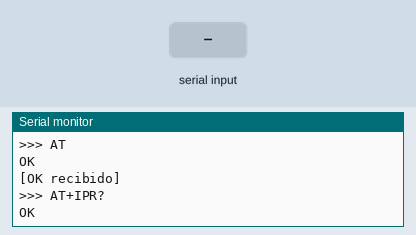
This sketch was run on a simulated Arduino Uno, built with avr-gcc and run on an emulated ATmega328P. Shown: the last lines printed to the serial monitor. Inputs (shaded band) come from the test bench. The modem accepts every AT command (registered, SIM ready, sends succeed) and sends nothing else.

Above: at 12.3 s.
12.4 s: "1" received over the second serial link
At 13.3 s:
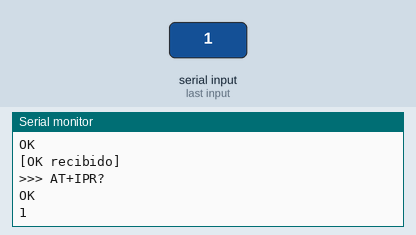
15.0 s: "0" received over the second serial link
At 16.3 s:
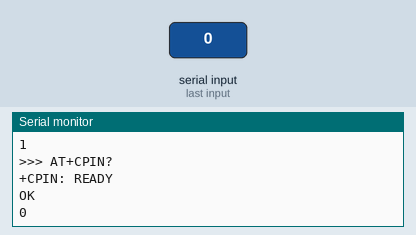
18.0 s: "2" received over the second serial link
At 18.8 s:
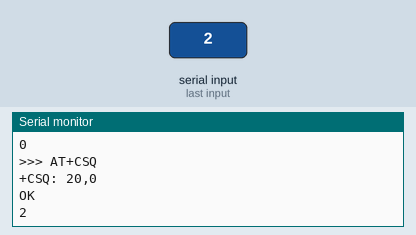

The sketch:

UNO_A7670E_ThinkSpeak_2.ino
```cpp
#include <SoftwareSerial.h>

SoftwareSerial modem(10, 11); // RX Arduino, TX Arduino

const char APN[] = "internet";
const char THINGSPEAK_API_KEY[] = "REEMPLAZAR_POR_WRITE_API_KEY";

void clearModemBuffer() {
  while (modem.available()) {
    modem.read();
  }
}

bool waitForText(const char *target, unsigned long timeoutMs) {
  unsigned long start = millis();
  int index = 0;
  int len = strlen(target);

  while (millis() - start < timeoutMs) {
    while (modem.available()) {
      char c = modem.read();
      Serial.write(c);

      if (c == target[index]) {
        index++;
        if (index == len) {
          return true;
        }
      } else {
        index = 0;
        if (c == target[0]) {
          index = 1;
        }
      }
    }
  }

  return false;
}

void sendCommandRead(const char *cmd, unsigned long waitMs) {
  Serial.print("\n>>> ");
  Serial.println(cmd);

  clearModemBuffer();
  modem.println(cmd);

  unsigned long start = millis();
  while (millis() - start < waitMs) {
    while (modem.available()) {
      Serial.write(modem.read());
    }
  }

  Serial.println();
}

bool sendCommandWaitOK(const char *cmd, unsigned long timeoutMs) {
  Serial.print("\n>>> ");
  Serial.println(cmd);

  clearModemBuffer();
  modem.println(cmd);

  bool ok = waitForText("OK", timeoutMs);
  Serial.println();

  if (ok) {
    Serial.println("[OK recibido]");
  } else {
    Serial.println("[NO se recibio OK]");
  }

  return ok;
}

void force9600() {
  Serial.println("Forzando A7670E a 9600...");

  modem.begin(115200);
  delay(1000);

  for (int i = 0; i < 10; i++) {
    modem.println("AT");
    delay(200);
  }

  for (int i = 0; i < 10; i++) {
    modem.println("AT+IPR=9600");
    delay(300);
  }

  delay(1000);

  modem.end();
  delay(500);
  modem.begin(9600);
  delay(1000);

  Serial.println("Comunicacion del modem ajustada a 9600.");
}

bool sendThingSpeakFixedValue(int value) {
  char url[120];

  snprintf(
    url,
    sizeof(url),
    "http://api.thingspeak.com/update?api_key=%s&field1=%d",
    THINGSPEAK_API_KEY,
    value
  );

  Serial.println("\nURL:");
  Serial.println(url);

  sendCommandWaitOK("AT+HTTPTERM", 2000);
  delay(500);

  if (!sendCommandWaitOK("AT+HTTPINIT", 5000)) {
    return false;
  }

  char cmdUrl[170];
  snprintf(cmdUrl, sizeof(cmdUrl), "AT+HTTPPARA=\"URL\",\"%s\"", url);

  if (!sendCommandWaitOK(cmdUrl, 8000)) {
    return false;
  }

  Serial.println("\n>>> AT+HTTPACTION=0");
  clearModemBuffer();
  modem.println("AT+HTTPACTION=0");

  bool http200 = waitForText("+HTTPACTION: 0,200", 30000);
  Serial.println();

  sendCommandWaitOK("AT+HTTPTERM", 3000);

  if (http200) {
    Serial.println("[HTTP 200 recibido]");
    return true;
  } else {
    Serial.println("[NO se recibio HTTP 200]");
    return false;
  }
}

void setup() {
  Serial.begin(9600);
  delay(3000);

  Serial.println("=== TierraViva A7670E ThingSpeak OK ===");

  force9600();

  sendCommandWaitOK("AT", 3000);
  sendCommandRead("AT+IPR?", 2000);
  sendCommandRead("AT+CPIN?", 3000);
  sendCommandRead("AT+CSQ", 3000);
  sendCommandRead("AT+CREG?", 3000);
  sendCommandRead("AT+CGREG?", 3000);
  sendCommandRead("AT+COPS?", 5000);

  Serial.println("\nConfigurando datos moviles...");

  char cmdApn[80];
  snprintf(cmdApn, sizeof(cmdApn), "AT+CGDCONT=1,\"IP\",\"%s\"", APN);

  sendCommandWaitOK(cmdApn, 5000);
  sendCommandWaitOK("AT+CGATT=1", 10000);
  sendCommandWaitOK("AT+CGACT=1,1", 15000);
  sendCommandRead("AT+CGPADDR=1", 5000);

  Serial.println("\nEnviando field1=123 a ThingSpeak...");

  bool ok = sendThingSpeakFixedValue(123);

  if (ok) {
    Serial.println("\nRESULTADO: DATO ENVIADO CORRECTAMENTE A THINGSPEAK.");
  } else {
    Serial.println("\nRESULTADO: FALLO EL ENVIO A THINGSPEAK.");
  }

  Serial.println("\nFin.");
}

void loop() {
}
```

Measured:
- after the input at 12.4 s, the serial monitor: prints a new line at once (image 1)
- after the input at 15.0 s, the serial monitor: prints a new line at once (image 2)
- after the input at 18.0 s, the serial monitor: prints a new line at once (image 3)
